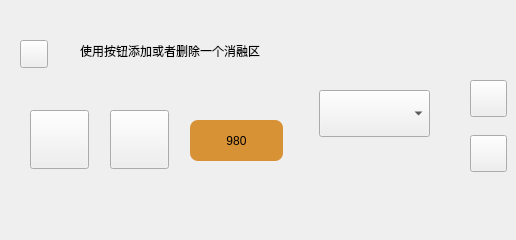
        <widget class="QWidget" name="tab_2">
         <attribute name="title">
          <string>Tab 2</string>
         </attribute>
         <widget class="QPushButton" name="btn_Areaback">
          <property name="geometry">
           <rect>
            <x>20</x>
            <y>40</y>
            <width>28</width>
            <height>28</height>
           </rect>
          </property>
          <property name="text">
           <string/>
          </property>
          <property name="checkable">
           <bool>true</bool>
          </property>
         </widget>
         <widget class="QLabel" name="label_2">
          <property name="geometry">
           <rect>
            <x>80</x>
            <y>20</y>
            <width>391</width>
            <height>61</height>
           </rect>
          </property>
          <property name="text">
           <string>使用按钮添加或者删除一个消融区</string>
          </property>
         </widget>
         <widget class="QPushButton" name="btn_deletedArea">
          <property name="geometry">
           <rect>
            <x>30</x>
            <y>110</y>
            <width>59</width>
            <height>59</height>
           </rect>
          </property>
          <property name="text">
           <string/>
          </property>
         </widget>
         <widget class="QPushButton" name="btnWave">
          <property name="geometry">
           <rect>
            <x>190</x>
            <y>120</y>
            <width>93</width>
            <height>41</height>
           </rect>
          </property>
          <property name="styleSheet">
           <string notr="true">background-color:#D89236;
border-radius: 8px;</string>
          </property>
          <property name="text">
           <string>980</string>
          </property>
         </widget>
         <widget class="QPushButton" name="btn_addArea">
          <property name="geometry">
           <rect>
            <x>110</x>
            <y>110</y>
            <width>59</width>
            <height>59</height>
           </rect>
          </property>
          <property name="text">
           <string/>
          </property>
         </widget>
         <widget class="QComboBox" name="cmbAblation">
          <property name="geometry">
           <rect>
            <x>319</x>
            <y>90</y>
            <width>111</width>
            <height>47</height>
           </rect>
          </property>
         </widget>
         <widget class="QLabel" name="label_11">
          <property name="geometry">
           <rect>
            <x>320</x>
            <y>190</y>
            <width>131</width>
            <height>41</height>
           </rect>
          </property>
          <property name="text">
           <string/>
          </property>
         </widget>
         <widget class="QPushButton" name="btnLeft">
          <property name="geometry">
           <rect>
            <x>470</x>
            <y>135</y>
            <width>37</width>
            <height>37</height>
           </rect>
          </property>
          <property name="text">
           <string/>
          </property>
         </widget>
         <widget class="QPushButton" name="btnRight">
          <property name="geometry">
           <rect>
            <x>470</x>
            <y>80</y>
            <width>37</width>
            <height>37</height>
           </rect>
          </property>
          <property name="text">
           <string/>
          </property>
         </widget>
        </widget>
